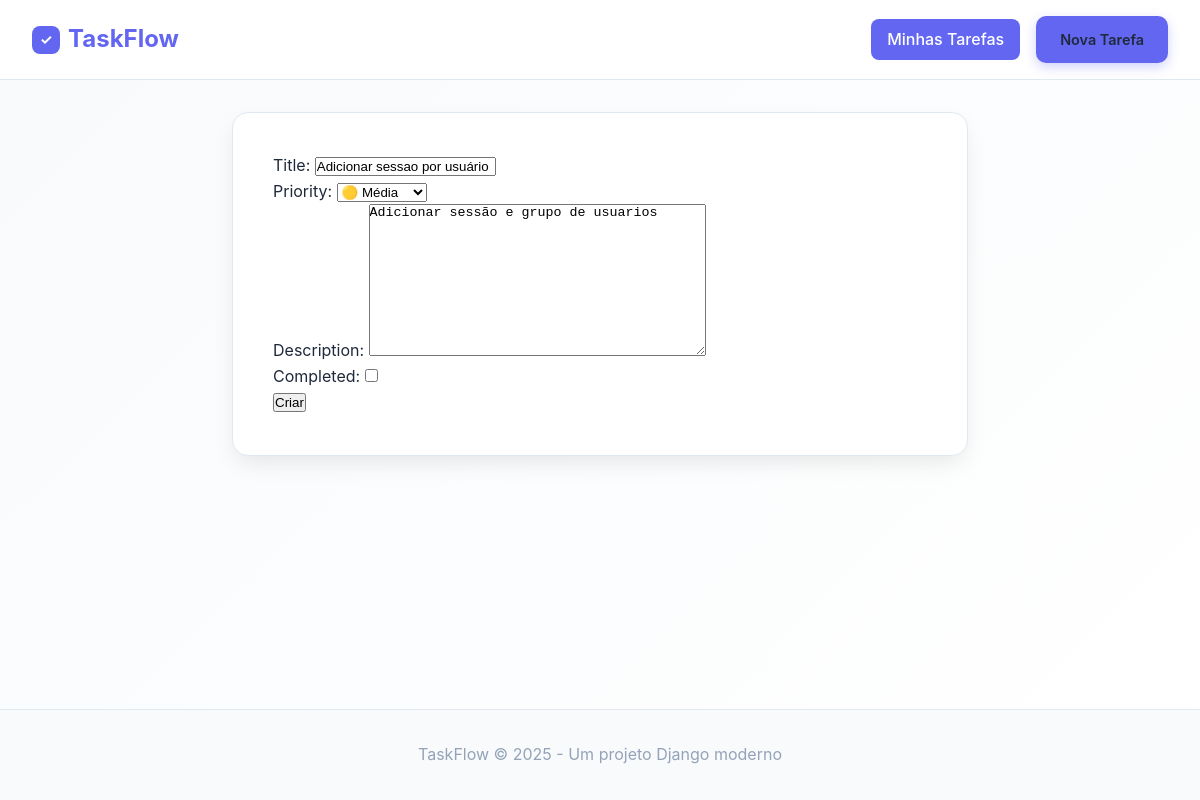
The page /tasks/9/edit/ on the database its author committed.
### todo/models.py (models this page shows)
class Task(models.Model):
    PRIORITY_CHOICES = [
    ('low', '🟢 Baixa'),
    ('medium', '🟡 Média'),
    ('high', '🔴 Alta'),
    ('urgent', '⚡ Urgente'),
    ]
    title = models.CharField(max_length=200)
    created_date = models.DateTimeField(auto_now_add=True)
    done = models.BooleanField(default=False)
    description = models.TextField(blank=True)
    completed = models.BooleanField(default=False)
    completed_date = models.DateTimeField(null=True, blank=True)
    updated_at = models.DateTimeField(auto_now=True)
    priority = models.CharField(
            max_length=200,
            choices=PRIORITY_CHOICES,
            default='medium')
    class Meta:
        ordering = ['completed','created_date']

### todo/views.py (the view)
# urls.py: path("<int:pk>/edit/", TaskUpdateView.as_view(), name="task_update"),
class TaskUpdateView(UpdateView):
    model = Task
    template_name = "todo/task_form.html"
    fields = ["title","priority", "description","completed"]
    success_url = reverse_lazy("todo:task_list")

### todo/templates/todo/task_form.html (shortened to what this page needs)
{% extends "base__.html" %}
{% block content %}
<form method="post">
    {{ form.as_p }}
    <button type="submit">Criar</button>
</form>
{% endblock %}

### todo/templates/base__.html (style rules this page uses)
:root { --primary: #6366f1; --primary-dark: #4f46e5; --secondary: #f8fafc; --accent: #06d6a0; --text-primary: #1e293b; --text-secondary: #64748b; --text-light: #94a3b8; --background: #ffffff; --surface: #f8fafc; --border: #e2e8f0; --shadow: 0 10px 25px -5px rgba(0, 0, 0, 0.1); --shadow-lg: 0 20px 40px -10px rgba(0, 0, 0, 0.15); }
* { margin: 0; padding: 0; box-sizing: border-box; }
body { font-family: 'Inter', -apple-system, BlinkMacSystemFont, 'Segoe UI', Roboto, sans-serif; background: linear-gradient(135deg, var(--surface) 0%, var(--background) 100%); color: var(--text-primary); line-height: 1.6; min-height: 100vh; display: flex; flex-direction: column; }

### rows shown on the page
Task: title "Adicionar sessao por usuário", priority "🟡 Média", description "Adicionar sessão e grupo de usuarios"
